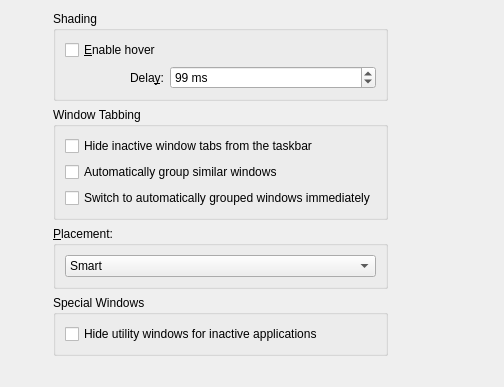
<?xml version="1.0" encoding="UTF-8"?>
<ui version="4.0">
 <class>KWinAdvancedConfigForm</class>
 <widget class="QWidget" name="KWinAdvancedConfigForm">
  <property name="geometry">
   <rect>
    <x>0</x>
    <y>0</y>
    <width>504</width>
    <height>387</height>
   </rect>
  </property>
  <layout class="QGridLayout" name="gridLayout" columnstretch="2,1,5">
   <item row="2" column="2">
    <spacer name="horizontalSpacer_3">
     <property name="orientation">
      <enum>Qt::Horizontal</enum>
     </property>
     <property name="sizeHint" stdset="0">
      <size>
       <width>40</width>
       <height>20</height>
      </size>
     </property>
    </spacer>
   </item>
   <item row="2" column="0">
    <spacer name="horizontalSpacer">
     <property name="orientation">
      <enum>Qt::Horizontal</enum>
     </property>
     <property name="sizeHint" stdset="0">
      <size>
       <width>40</width>
       <height>20</height>
      </size>
     </property>
    </spacer>
   </item>
   <item row="1" column="1">
    <widget class="QGroupBox" name="wtBox">
     <property name="title">
      <string>Window Tabbing</string>
     </property>
     <property name="flat">
      <bool>true</bool>
     </property>
     <layout class="QVBoxLayout" name="wtLay">
      <item>
       <widget class="QCheckBox" name="inactiveTabsSkipTaskbar">
        <property name="whatsThis">
         <string>When turned on hide all tabs that are not active from the taskbar.</string>
        </property>
        <property name="text">
         <string>Hide inactive window tabs from the taskbar</string>
        </property>
       </widget>
      </item>
      <item>
       <widget class="QCheckBox" name="autogroupSimilarWindows">
        <property name="whatsThis">
         <string>When turned on attempt to automatically detect when a newly opened window is related to an existing one and place them in the same window group.</string>
        </property>
        <property name="text">
         <string>Automatically group similar windows</string>
        </property>
       </widget>
      </item>
      <item>
       <widget class="QCheckBox" name="autogroupInForeground">
        <property name="whatsThis">
         <string>When turned on immediately switch to any new window tabs that were automatically added to the current group.</string>
        </property>
        <property name="text">
         <string>Switch to automatically grouped windows immediately</string>
        </property>
       </widget>
      </item>
     </layout>
    </widget>
   </item>
   <item row="4" column="1">
    <spacer name="verticalSpacer">
     <property name="orientation">
      <enum>Qt::Vertical</enum>
     </property>
     <property name="sizeHint" stdset="0">
      <size>
       <width>20</width>
       <height>40</height>
      </size>
     </property>
    </spacer>
   </item>
   <item row="2" column="1">
    <widget class="QGroupBox" name="groupBox">
     <property name="title">
      <string>&amp;Placement:</string>
     </property>
     <property name="flat">
      <bool>true</bool>
     </property>
     <layout class="QHBoxLayout" name="horizontalLayout">
      <item>
       <widget class="KComboBox" name="placementCombo">
        <property name="sizePolicy">
         <sizepolicy hsizetype="Expanding" vsizetype="Fixed">
          <horstretch>0</horstretch>
          <verstretch>0</verstretch>
         </sizepolicy>
        </property>
        <property name="whatsThis">
         <string>The placement policy determines where a new window will appear on the desktop.&lt;br&gt;&lt;ul&gt;
&lt;li&gt;&lt;em&gt;Smart&lt;/em&gt; will try to achieve a minimum overlap of windows&lt;/li&gt;
&lt;li&gt;&lt;em&gt;Maximizing&lt;/em&gt; will try to maximize every window to fill the whole screen. It might be useful to selectively affect placement of some windows using the window-specific settings.&lt;/li&gt;
&lt;li&gt;&lt;em&gt;Cascade&lt;/em&gt; will cascade the windows&lt;/li&gt;
&lt;li&gt;&lt;em&gt;Random&lt;/em&gt; will use a random position&lt;/li&gt;
&lt;li&gt;&lt;em&gt;Centered&lt;/em&gt; will place the window centered&lt;/li&gt;
&lt;li&gt;&lt;em&gt;Zero-Cornered&lt;/em&gt; will place the window in the top-left corner&lt;/li&gt;
&lt;li&gt;&lt;em&gt;Under Mouse&lt;/em&gt; will place the window under the pointer&lt;/li&gt;
&lt;/ul&gt;</string>
        </property>
        <item>
         <property name="text">
          <string>Smart</string>
         </property>
        </item>
        <item>
         <property name="text">
          <string>Maximizing</string>
         </property>
        </item>
        <item>
         <property name="text">
          <string>Cascade</string>
         </property>
        </item>
        <item>
         <property name="text">
          <string>Random</string>
         </property>
        </item>
        <item>
         <property name="text">
          <string>Centered</string>
         </property>
        </item>
        <item>
         <property name="text">
          <string>Zero-Cornered</string>
         </property>
        </item>
        <item>
         <property name="text">
          <string>Under Mouse</string>
         </property>
        </item>
       </widget>
      </item>
     </layout>
    </widget>
   </item>
   <item row="0" column="1">
    <widget class="QGroupBox" name="shBox">
     <property name="title">
      <string>Shading</string>
     </property>
     <property name="flat">
      <bool>true</bool>
     </property>
     <layout class="QGridLayout" name="gridLayout_2">
      <item row="3" column="1">
       <widget class="QLabel" name="shadeHoverLabel">
        <property name="text">
         <string>Dela&amp;y:</string>
        </property>
        <property name="alignment">
         <set>Qt::AlignRight|Qt::AlignTrailing|Qt::AlignVCenter</set>
        </property>
        <property name="buddy">
         <cstring>shadeHover</cstring>
        </property>
       </widget>
      </item>
      <item row="3" column="0">
       <spacer name="horizontalSpacer_2">
        <property name="orientation">
         <enum>Qt::Horizontal</enum>
        </property>
        <property name="sizeType">
         <enum>QSizePolicy::Fixed</enum>
        </property>
        <property name="sizeHint" stdset="0">
         <size>
          <width>24</width>
          <height>20</height>
         </size>
        </property>
       </spacer>
      </item>
      <item row="0" column="0" rowspan="3" colspan="5">
       <widget class="QCheckBox" name="shadeHoverOn">
        <property name="whatsThis">
         <string>If Shade Hover is enabled, a shaded window will un-shade automatically when the mouse pointer has been over the title bar for some time.</string>
        </property>
        <property name="text">
         <string>&amp;Enable hover</string>
        </property>
       </widget>
      </item>
      <item row="3" column="2" colspan="3">
       <widget class="QSpinBox" name="shadeHover">
        <property name="whatsThis">
         <string>Sets the time in milliseconds before the window unshades when the mouse pointer goes over the shaded window.</string>
        </property>
        <property name="value">
         <number>500</number>
        </property>
        <property name="minimum">
         <number>0</number>
        </property>
        <property name="maximum">
         <number>3000</number>
        </property>
        <property name="singleStep">
         <number>100</number>
        </property>
        <property name="suffix">
         <string> ms</string>
        </property>
       </widget>
      </item>
     </layout>
    </widget>
   </item>
   <item row="3" column="1">
    <widget class="QGroupBox" name="groupBox_2">
     <property name="title">
      <string>Special Windows</string>
     </property>
     <property name="flat">
      <bool>true</bool>
     </property>
     <layout class="QHBoxLayout" name="horizontalLayout_2">
      <item>
       <widget class="QCheckBox" name="hideUtilityWindowsForInactive">
        <property name="whatsThis">
         <string>When turned on, utility windows (tool windows, torn-off menus,...) of inactive applications will be hidden and will be shown only when the application becomes active. Note that applications have to mark the windows with the proper window type for this feature to work.</string>
        </property>
        <property name="text">
         <string>Hide utility windows for inactive applications</string>
        </property>
       </widget>
      </item>
     </layout>
    </widget>
   </item>
  </layout>
 </widget>
 <customwidgets>
  <customwidget>
   <class>KComboBox</class>
   <extends>QComboBox</extends>
   <header>kcombobox.h</header>
  </customwidget>
  <customwidget>
   <class>QSpinBox</class>
   <extends>QWidget</extends>
   <header>knuminput.h</header>
  </customwidget>
 </customwidgets>
 <tabstops>
  <tabstop>shadeHoverOn</tabstop>
  <tabstop>shadeHover</tabstop>
  <tabstop>inactiveTabsSkipTaskbar</tabstop>
  <tabstop>autogroupSimilarWindows</tabstop>
  <tabstop>autogroupInForeground</tabstop>
  <tabstop>placementCombo</tabstop>
  <tabstop>hideUtilityWindowsForInactive</tabstop>
 </tabstops>
 <resources/>
 <connections/>
</ui>
